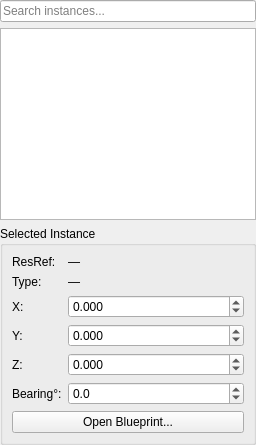
        <widget class="QWidget" name="instancesTab">
         <attribute name="title">
          <string>Instances</string>
         </attribute>
         <layout class="QVBoxLayout" name="instancePanelLayout">
          <property name="leftMargin">
           <number>0</number>
          </property>
          <property name="topMargin">
           <number>0</number>
          </property>
          <property name="rightMargin">
           <number>0</number>
          </property>
          <property name="bottomMargin">
           <number>0</number>
          </property>
          <item>
           <widget class="QLineEdit" name="instanceSearchEdit">
            <property name="placeholderText">
             <string>Search instances...</string>
            </property>
            <property name="clearButtonEnabled">
             <bool>true</bool>
            </property>
           </widget>
          </item>
          <item>
           <widget class="QTreeWidget" name="instanceTree">
            <property name="contextMenuPolicy">
             <enum>Qt::CustomContextMenu</enum>
            </property>
            <property name="selectionMode">
             <enum>QAbstractItemView::ExtendedSelection</enum>
            </property>
            <property name="headerHidden">
             <bool>true</bool>
            </property>
            <column>
             <property name="text">
              <string notr="true">1</string>
             </property>
            </column>
           </widget>
          </item>
          <item>
           <widget class="QGroupBox" name="propertiesGroup">
            <property name="title">
             <string>Selected Instance</string>
            </property>
            <layout class="QFormLayout" name="propertiesLayout">
             <item row="0" column="0">
              <widget class="QLabel" name="propResRefLabel">
               <property name="text">
                <string>ResRef:</string>
               </property>
              </widget>
             </item>
             <item row="0" column="1">
              <widget class="QLabel" name="propResRefValue">
               <property name="text">
                <string>—</string>
               </property>
              </widget>
             </item>
             <item row="1" column="0">
              <widget class="QLabel" name="propTypeLabel">
               <property name="text">
                <string>Type:</string>
               </property>
              </widget>
             </item>
             <item row="1" column="1">
              <widget class="QLabel" name="propTypeValue">
               <property name="text">
                <string>—</string>
               </property>
              </widget>
             </item>
             <item row="2" column="0">
              <widget class="QLabel">
               <property name="text">
                <string>X:</string>
               </property>
              </widget>
             </item>
             <item row="2" column="1">
              <widget class="QDoubleSpinBox" name="propXSpin">
               <property name="minimum">
                <double>-9999.000000000000000</double>
               </property>
               <property name="maximum">
                <double>9999.000000000000000</double>
               </property>
               <property name="singleStep">
                <double>0.100000000000000</double>
               </property>
               <property name="decimals">
                <number>3</number>
               </property>
              </widget>
             </item>
             <item row="3" column="0">
              <widget class="QLabel">
               <property name="text">
                <string>Y:</string>
               </property>
              </widget>
             </item>
             <item row="3" column="1">
              <widget class="QDoubleSpinBox" name="propYSpin">
               <property name="minimum">
                <double>-9999.000000000000000</double>
               </property>
               <property name="maximum">
                <double>9999.000000000000000</double>
               </property>
               <property name="singleStep">
                <double>0.100000000000000</double>
               </property>
               <property name="decimals">
                <number>3</number>
               </property>
              </widget>
             </item>
             <item row="4" column="0">
              <widget class="QLabel">
               <property name="text">
                <string>Z:</string>
               </property>
              </widget>
             </item>
             <item row="4" column="1">
              <widget class="QDoubleSpinBox" name="propZSpin">
               <property name="minimum">
                <double>-9999.000000000000000</double>
               </property>
               <property name="maximum">
                <double>9999.000000000000000</double>
               </property>
               <property name="singleStep">
                <double>0.100000000000000</double>
               </property>
               <property name="decimals">
                <number>3</number>
               </property>
              </widget>
             </item>
             <item row="5" column="0">
              <widget class="QLabel">
               <property name="text">
                <string>Bearing°:</string>
               </property>
              </widget>
             </item>
             <item row="5" column="1">
              <widget class="QDoubleSpinBox" name="propBearingSpin">
               <property name="minimum">
                <double>-360.000000000000000</double>
               </property>
               <property name="maximum">
                <double>360.000000000000000</double>
               </property>
               <property name="singleStep">
                <double>1.000000000000000</double>
               </property>
               <property name="decimals">
                <number>1</number>
               </property>
              </widget>
             </item>
             <item row="6" column="0" colspan="2">
              <widget class="QPushButton" name="propOpenBlueprintBtn">
               <property name="text">
                <string>Open Blueprint...</string>
               </property>
              </widget>
             </item>
            </layout>
           </widget>
          </item>
         </layout>
        </widget>
